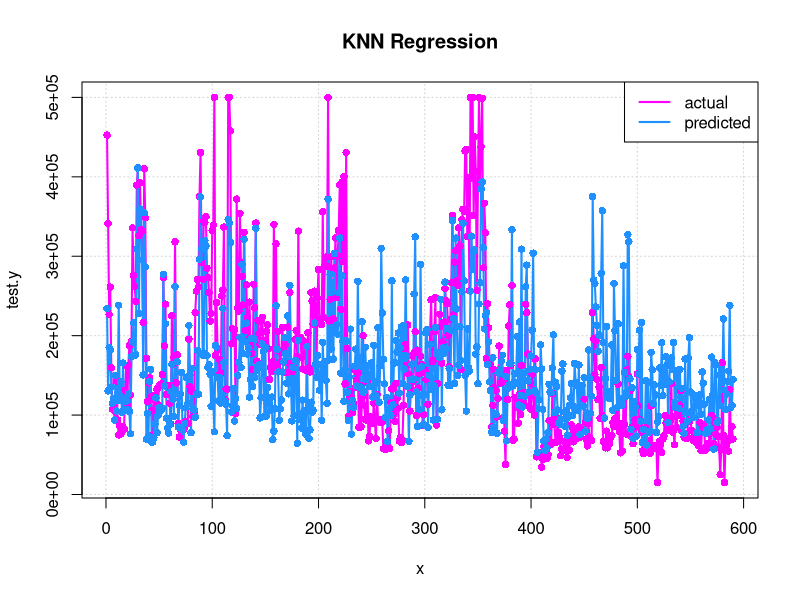

Write the R code that produced this figure.
housing.data<- read.csv(file = here::here("DATA_SETS/housing_data.csv"), 
                                          header=TRUE, sep=",")

#SPLITTING DATA INTO 80% TRAINING AND 20% TESTING SETS 
set.seed(880352)
sample <- sample(c(TRUE, FALSE), nrow(housing.data), replace=TRUE, prob=c(0.8,0.2))
train<- housing.data[sample,]
test<- housing.data[!sample,]

train.x<- data.matrix(train[-8])
train.y<- data.matrix(train[8])
test.x<- data.matrix(test[-8])
test.y<- data.matrix(test[8])

#TRAINING K-NEAREST NEIGHBOR REGRESSION 
library(caret)  #classification and regression training
print(train(median_house_value~., data=train, method="knn"))

#FITTING KNN REGRESSION
knn.reg<- knnreg(train.x, train.y)

#COMPUTING PREDICTION ACCURACY FOR TESTING DATA 
pred.y<- predict(knn.reg, test.x)

#accuracy within 10%
accuracy10<- ifelse(abs(test.y-pred.y)<0.10*test.y,1,0) 
print(mean(accuracy10))

#accuracy within 15%
accuracy15<- ifelse(abs(test.y-pred.y)<0.15*test.y,1,0) 
print(mean(accuracy15))

#accuracy within 20%
accuracy20<- ifelse(abs(test.y-pred.y)<0.20*test.y,1,0) 
print(mean(accuracy20))

#PLOTTING ACTUAL AND PREDICTED VALUES FOR TESTING DATA
x<- 1:length(test.y)
plot(x, test.y, type="l", lwd=2, col="magenta", main="KNN Regression", 
panel.first=grid())
lines(x, pred.y, lwd=2, col="dodgerblue")
points(x,test.y, pch=16, col="magenta")
points(x, pred.y, pch=16, col="dodgerblue")
legend("topright", c("actual", "predicted"), lty=1, lwd=2,
col=c("magenta","dodgerblue"))






